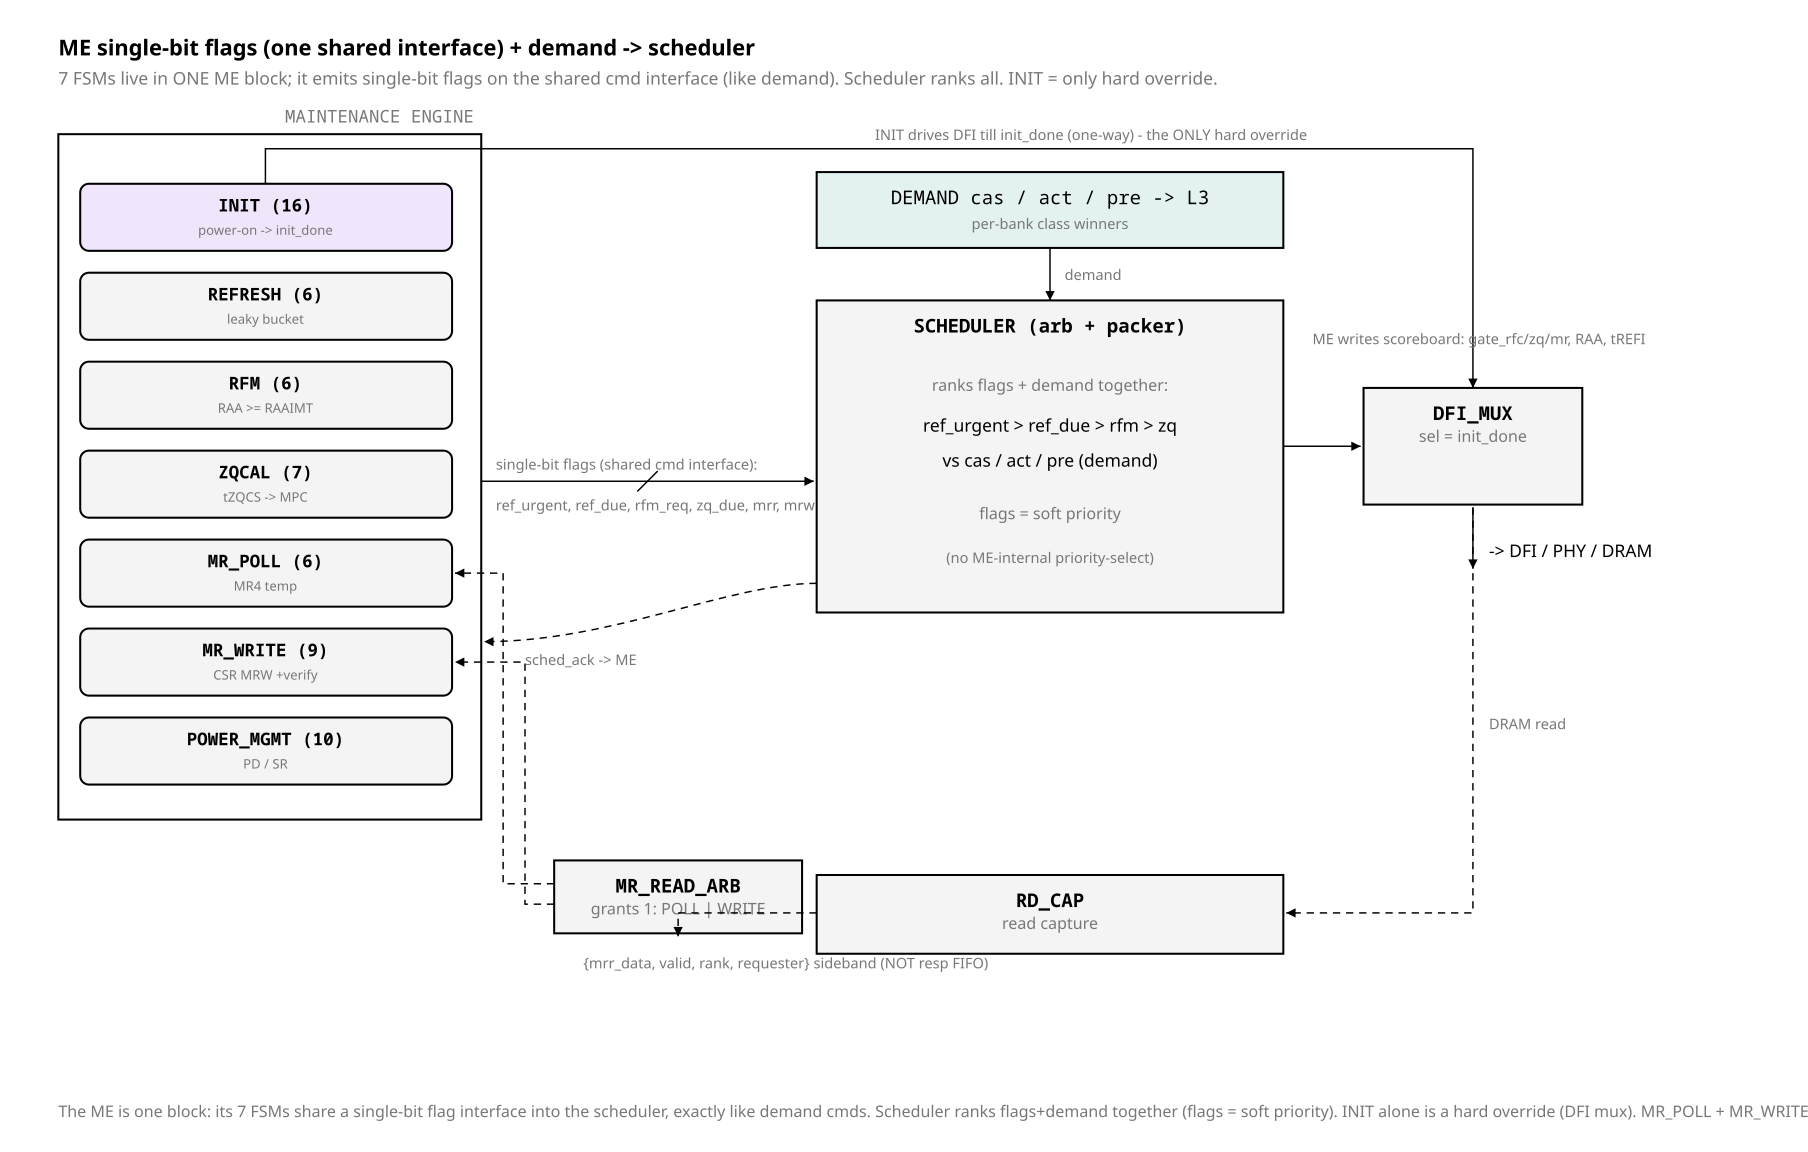

Reproduce this figure in Python.
from rtlfig import (Fig, MUTED, FILL_NEW, FILL_ACTIVE, FILL_LOGIC, FAINT, INK,
                    W_CELL)

# fig_31 — ME (7 FSMs) emits SINGLE-BIT flags on ONE shared cmd interface;
# demand raises cas/act/pre. The SCHEDULER ranks all together (no ME-internal
# select). INIT alone is the hard override (DFI mux). MRR result via RD_CAP
# sideband, split by the MR Read Arbiter.

f = Fig(1240, 790)


def cnote(x, y, s, anchor="start"):
    f.text(x, y, s, size=10, mono=False, anchor=anchor, fill=MUTED)


f.text(40, 38, "ME single-bit flags (one shared interface) + demand -> scheduler",
       size=15, mono=False, bold=True)
f.note(40, 58, "7 FSMs live in ONE ME block; it emits single-bit flags on the shared "
               "cmd interface (like demand). Scheduler ranks all. INIT = only hard override.")

# ---------------- ME container + 7 FSMs ----------------
f.rect(40, 92, 290, 470, width=W_CELL)
f.text(325, 84, "MAINTENANCE ENGINE", size=12, anchor="end", fill=MUTED)
FSMS = [
    ("INIT (16)", "power-on -> init_done", True),
    ("REFRESH (6)", "leaky bucket", False),
    ("RFM (6)", "RAA >= RAAIMT", False),
    ("ZQCAL (7)", "tZQCS -> MPC", False),
    ("MR_POLL (6)", "MR4 temp", False),
    ("MR_WRITE (9)", "CSR MRW +verify", False),
    ("POWER_MGMT (10)", "PD / SR", False),
]
fy = []
for i, (nm, sub, is_init) in enumerate(FSMS):
    y = 126 + i * 61
    fy.append(y)
    fill = FILL_NEW if is_init else FILL_LOGIC
    f.rect(55, y, 255, 46, fill=fill, width=W_CELL, rx=6)
    f.text(182, y + 19, nm, size=12, anchor="middle", bold=True)
    f.text(182, y + 35, sub, size=9, mono=False, anchor="middle", fill=MUTED)

# ---------------- ONE shared flag bus out ----------------
f.line(330, 330, 558, 330, arrow=True)
f.slash(444, 330)
cnote(340, 322, "single-bit flags (shared cmd interface):")
cnote(340, 350, "ref_urgent, ref_due, rfm_req, zq_due, mrr, mrw + me_cmd")

# ---------------- demand lanes (top, into scheduler) ----------------
f.rect(560, 118, 320, 52, fill=FILL_ACTIVE, width=W_CELL)
f.text(720, 140, "DEMAND  cas / act / pre -> L3", size=13, anchor="middle")
f.text(720, 157, "per-bank class winners", size=10, mono=False, anchor="middle", fill=MUTED)
f.line(720, 170, 720, 206, arrow=True)
cnote(730, 192, "demand")

# ---------------- scheduler ----------------
f.logic(560, 206, 320, 214, "SCHEDULER  (arb + packer)", top=True)
f.text(720, 268, "ranks flags + demand together:", size=11, mono=False,
       anchor="middle", fill=MUTED)
f.text(720, 296, "ref_urgent > ref_due > rfm > zq", size=12, mono=False, anchor="middle")
f.text(720, 320, "vs  cas / act / pre  (demand)", size=12, mono=False, anchor="middle")
f.text(720, 356, "flags = soft priority", size=11, mono=False,
       anchor="middle", fill=MUTED)
f.text(720, 386, "(no ME-internal priority-select)", size=10, mono=False,
       anchor="middle", fill=MUTED)
# sched_ack back to ME
f.path("M560 400 C500 400 420 440 332 440", arrow=True, dashed=True)
cnote(360, 456, "sched_ack -> ME")

# ---------------- INIT -> DFI mux (only hard override) ----------------
f.path("M182 126 V102 H1010 V266", arrow=True)
cnote(600, 96, "INIT drives DFI till init_done (one-way) - the ONLY hard override")
f.logic(935, 266, 150, 80, "DFI_MUX", "sel = init_done", top=True)
f.line(880, 306, 933, 306, arrow=True)
f.line(1010, 348, 1010, 390, arrow=True)
f.text(1021, 382, "-> DFI / PHY / DRAM", size=12, mono=False)
cnote(900, 236, "ME writes scoreboard: gate_rfc/zq/mr, RAA, tREFI")

# ---------------- RD_CAP sideband + MR Read Arbiter ----------------
f.logic(560, 600, 320, 54, "RD_CAP", "read capture", top=True)
f.path("M1010 348 V626 H882", arrow=True, dashed=True)
cnote(1021, 500, "DRAM read")
f.logic(380, 590, 170, 50, "MR_READ_ARB", "grants 1: POLL | WRITE", top=True)
f.path("M560 626 H465 V642", arrow=True, dashed=True)
cnote(400, 664, "{mrr_data, valid, rank, requester} sideband (NOT resp FIFO)")
# arbiter -> MR_POLL (idx4) and MR_WRITE (idx5), tagged by requester
f.path(f"M380 606 H345 V{fy[4]+23} H312", arrow=True, dashed=True)
f.path(f"M380 620 H360 V{fy[5]+23} H312", arrow=True, dashed=True)

f.caption(40, 766,
          "The ME is one block: its 7 FSMs share a single-bit flag interface into the "
          "scheduler, exactly like demand cmds. Scheduler ranks flags+demand together "
          "(flags = soft priority). INIT alone is a hard override (DFI mux). MR_POLL + "
          "MR_WRITE share the MR Read Arbiter; mrr_requester routes the sideband result.")

f.save("fig_31_maint_engine.svg")
print("wrote fig_31_maint_engine.svg")
